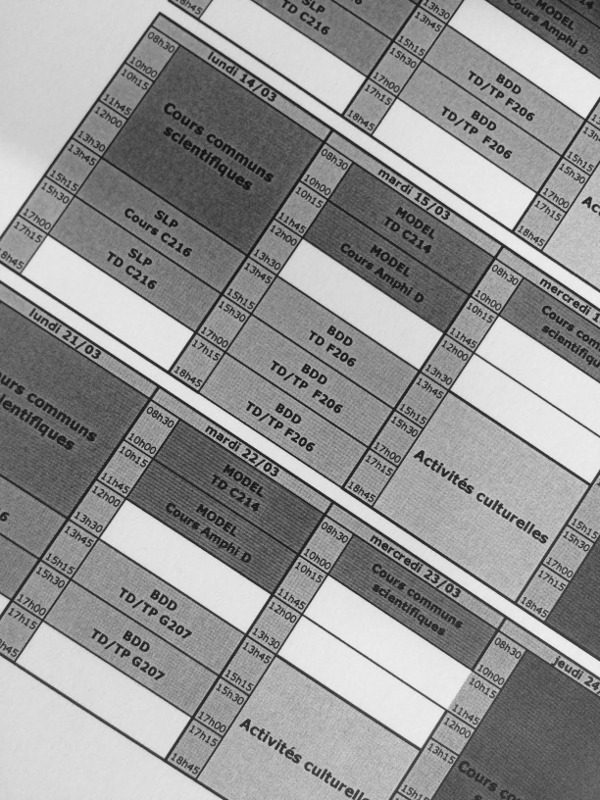
#> input picture Partiel/exo2/feuille1.png, 600 x 800 px
$ python exo2_q8.py   (Python 2 division)   (older library calls are emulated)
#> lines starting #> are read from the running program, lines starting #| are printed output that depends on the picture; after the words box and inside, x2 and y2 are one past the last pixel; in counts of white or black regions, pixels touching at a corner belong together
### common/strel.py
__author__ = 'chaussard'

import numpy as np
from operator import itemgetter
import math

#Fonction permettant de construire un element structurant
#Il faut choisir le type (disque, carre, diamant, ligne)
#Puis le parametre de taille et, dans le cas de la ligne, le parametre d'angle
#L'element structurant est donne sous forme de liste de coordonnees
def build_as_list(type, size, angle):
    if (type  == 'disque'):
        Strel = [] #Le resultat sera une liste de coordonnees
        #On parcourt tous les pixels entre -size et size pour tester si le disque passerait par le pixel : si oui, on l'allume
        for x in range(-((np.int)(size))-1,((np.int)(size))+2):
            for y in range(-((np.int)(size))-1,((np.int)(size))+2):
                if( (abs(x)-0.5)*(abs(x)-0.5) + (abs(y)-0.5)*(abs(y)-0.5) <= size*size ):
                    Strel.append((y,x))

    elif (type == 'carre'):
        #On place dans le resultat toutes les coordonnees entre -size et size inclus
        Strel = [(y,x) for x in range(-size, size+1) for y in range(-size, size+1)]

    elif (type == 'diamant'):
        #On parcourt ligne par ligne pour ajouter les segments qu'il faut
        Strel = [(i,j) for i in range(-size,size+1) for j in range(-size+abs(i), size-abs(i)+1)]


    elif (type == 'ligne'):
        Strel = []
        #Une ligne
        d=size
        a=angle

        #On place l'angle dans un intervalle entre 90 et -90
        while (a > 90):
            a = a - 180
        while (a < -90):
            a = a + 180
        #Si l'angle est superieur a 45deg, on retire 90def et on tournera le resultat obtenu...
        rot=0
        if (a>45):
            a = a-90
            rot=1
        elif (a<-45):
            a = a+90
            rot=3;
        #Conversion de l'angle en radian
        a=a*math.pi/180
        #Petite conversion pour ramener l'angle par rapport au coin inferieur gauche de l'ecran
        a=-a

        #Calcul de la taille de l'element structurant en fonction de d
        lx = int(math.ceil(d/math.sqrt(1+math.tan(a)*math.tan(a))))
        if(lx==0):
            lx = 1
        ly = int(math.ceil(d*math.tan(abs(a))/math.sqrt(1+math.tan(a)*math.tan(a))))
        if(ly==0):
            ly = 1

        #Allocation du resultat
        Strel = []

        #Algo de Bresenham
        for x in range(-lx,lx+1):
            y = math.tan(a)*x;
            Strel.append((int(round(y)), x))

        #Si nous devons tourner le resultat...
        if(rot>0):
            #La rotation s'effectue avec une transposee puis un flip horizontal
            for i in range(0, len(Strel)):
                Strel[i] = (-Strel[i][1], Strel[i][0])

    else:
        assert(False), type+" n'est pas un nom d'element structurant valide pour cette fonction."


    return Strel


#Fonction permettant de construire un element structurant
#Il faut choisir le type (disque, carre, diamant, ligne)
#Puis le parametre de taille et, dans le cas de la ligne, le parametre d'angle
#L'element structurant est donne sous forme d'une image
def build(type, size, angle=0):
	return toImage(build_as_list(type, size, angle))


#Fonction permettant de construire une image a partir d'une liste de points d'un element structurant
def toImage(Strel):
    if len(Strel) == 0:
        assert (False), "L element structurant donne en parametre est vide (trop petit)."

    #On recupere les plus grandes et petites coordonnees de l'element structurant
    max_i = max(Strel, key=itemgetter(0))[0]
    min_i = min(Strel, key=itemgetter(0))[0]
    max_j = max(Strel, key=itemgetter(1))[1]
    min_j = min(Strel, key=itemgetter(1))[1]


    #On alloue l'image de sortie
    Im = np.zeros([max_i-min_i+1, max_j-min_j+1, 1], np.uint8)

    for (i,j) in Strel:
        Im[i+abs(min_i), j+abs(min_j)] = 255

    return Im

### common/morpho.py
import cv2
import numpy

def erosion(img, el):
    return cv2.erode(img, el)

def dilatation(img, el):
    return cv2.dilate(img, el)

def gradient(img, el):
    return dilatation(img, el) - erosion(img, el)

def ouverture(img, el):
    return dilatation(erosion(img, el), el)

def fermeture(img, el):
    return erosion(dilatation(img, el), el)

def dilatation_conditionnelle(img, m, el):
    return numpy.minimum(img, dilatation(m, el))

def erosion_conditionnelle(img, m, el):
    return numpy.maximum(img, erosion(m, el))

def reconstruction_inferieure(img, m, el):
    prec = m
    actuel = dilatation_conditionnelle(img, prec, el)
    while not numpy.array_equal(prec, actuel):
        prec = actuel
        actuel = dilatation_conditionnelle(img, prec, el)
        # cv2.imshow('Iteration reconstruction inferieur', actuel)
        # cv2.waitKey(0)
    return actuel

# [9 lines left out: function reconstruction_superieure, not called in this run]

def ouverture_reconstruction(im, el_op, el_r):
    op = ouverture(im, el_op)
    # cv2.imshow('Ouverture', op)
    # cv2.waitKey(0)
    return reconstruction_inferieure(im, op, el_r)

def fermeture_reconstruction(im, el_fe, el_r):
    op = fermeture(im, el_fe)
    return reconstruction_superieure(im, op, el_r)

# [13 lines of commented-out code are left out]

# [26 lines left out: function ligne_des_eaux, not called in this run]

### common/utils.py
import cv2
import numpy as np

def seuil(img, seuil):
    img[img < seuil] = 0
    img[img >= seuil] = 255
    return img

def afficher(im, titre):
    cv2.imshow(titre, im)
    cv2.waitKey(0)


# La fonction de callback de la souris
# Le premier parametre decrit l'evenement de la souris qui a appele la fonction, les deux suivants donnent les coordonnes ou cet evenement a eu lieu, et le quatrieme decrit l'etat de la souris lors de l'evenement (bouton appuye, relache, etc...)
# Ces parametres sont toujours obligatoires pour cette fonction
# Le cinquieme parametre est personnalisable selon les cas
# Ici, c'est une liste avec en premier, l'image que l'on affiche et dont on va changer des couleurs de pixel
# Ensuite, trois valeurs pour specifier de quelle couleur on souhaite colorier les pixels
# Le dernier parametre est une liste de retour qui stockera les coordonnees des pixels cliques
# [28 lines left out: functions click_and_keep, afficher_et_cliquer_image, not called in this run]

### Partiel/exo2_q8.py
import cv2
import numpy
from common import morpho, strel, utils

def rotation(image, angle_degre):
    if(len(image.shape) == 2):
        (oldY,oldX) = image.shape #note: numpy uses (y,x) convention but most OpenCV functions use (x,y)
    else:
        (oldY,oldX, t) = image.shape #note: numpy uses (y,x) convention but most OpenCV functions use (x,y)
    M = cv2.getRotationMatrix2D(center=(oldX/2,oldY/2), angle=angle_degre, scale=1.0) #rotate about center of image.

    #include this if you want to prevent corners being cut off
    r = numpy.deg2rad(angle_degre)
    newX,newY = (abs(numpy.sin(r)*oldY) + abs(numpy.cos(r)*oldX),abs(numpy.sin(r)*oldX) + abs(numpy.cos(r)*oldY))

    #the warpAffine function call, below, basically works like this:
    # 1. apply the M transformation on each pixel of the original image
    # 2. save everything that falls within the upper-left "dsize" portion of the resulting image.

    #So I will find the translation that moves the result to the center of that region.
    (tx,ty) = ((newX-oldX)/2,(newY-oldY)/2)
    M[0,2] += tx #third column of matrix holds translation, which takes effect after rotation.
    M[1,2] += ty

    rotatedImg = cv2.warpAffine(image, M, dsize=(int(newX),int(newY)))
    return rotatedImg

def seuil_otsu(im):
    var_min = numpy.var(im)*len(im[im>=0])
    best_seuil=0

    for s in range(1, 255):
        #Groupe 1 : pixels <s
        card_G1 = len(im[im<s])
        card_G2 = len(im[im>=s])


        if(card_G1 >0 and card_G2>0):
            var_G1 = numpy.var(im[im<s])
            var_G2 = numpy.var(im[im>=s])


            var_intra = card_G1*var_G1 + card_G2*var_G2

            if(var_intra < var_min):
                var_min = var_intra
                best_seuil = s

    return best_seuil


# Image de base
img = cv2.imread('./exo2/feuille1.png', cv2.IMREAD_COLOR)
#> img is the input picture: shape (800, 600, 3); min 13, max 241, mean 147.8
cv2.imshow('img', img)

el = strel.build('disque', 4)

# image avec seulement le canal 1
img_c1 = img[:, :, 1]
cv2.imshow('img_c1', img_c1)

#On fait une fermeture pour recuperer le fond
ferm = morpho.fermeture(img_c1, el)
cv2.imshow('Fond', ferm)

#On retire le fond de l'image
img_sans_fond = ferm - img_c1
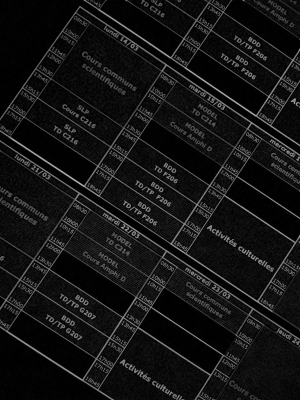
#> img_sans_fond: shape (800, 600) (shown at 1/2 size); min 0, max 195, mean 19.9
cv2.imshow('img_sans_fond', img_sans_fond)


# On cherche le seuil optimal
seuil_opti = seuil_otsu(img_sans_fond)
#> in seuil_otsu, `var_min = numpy.var(im)*len(im[im>=0])`: var_min = 465104140.8
#> the loop in seuil_otsu, `for s in range(1, 255):` made 254 passes
#> (card_G1, card_G2, var_G1, var_G2, var_intra, var_min) on passes 1 to 7: (65810, 414190, 0, 1050.3, 435042335.2, 435042335.2), (111179, 368821, 0.242, 1112.6, 410391090.8, 410391090.8), (147673, 332327, 0.653, 1166.3, 387681773.7, 387681773.7), (170345, 309655, 1.12, 1201.3, 372177844.1, 372177844.1), (186240, 293760, 1.69, 1227.2, 360822485.9, 360822485.9), (200092, 279908, 2.43, 1251.2, 350716759.6, 350716759.6), (213508, 266492, 3.42, 1275.9, 340759744.9, 340759744.9)
#> after the loop in seuil_otsu, `for s in range(1, 255):`: best_seuil = 53; var_min = 91169625.3
#> seuil_opti = 53

#On applique un seuil pour faire ressortir le texte
img_seuil = utils.seuil(img_sans_fond, seuil_opti)
#> in seuil, `img[img >= seuil] = 255`:
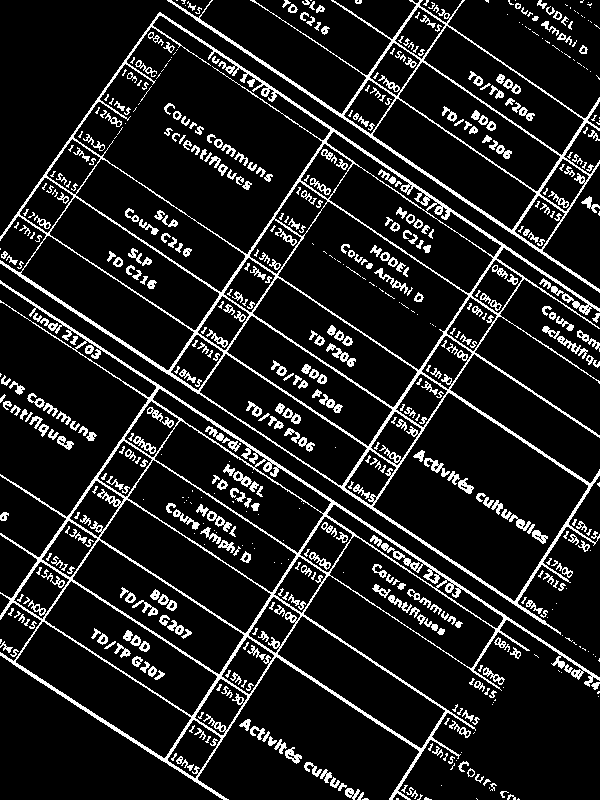
#> img: shape (800, 600); 11.9% white in thin lines or dots
cv2.imshow('img_seuil', img_seuil)

el = strel.build('ligne', 40, -90)
max = numpy.sum(morpho.ouverture(img_seuil, el))
#> max = 0
angle = -90
for a in range (-90, 90, 1):
    el = strel.build('ligne', 40, a)
    g = morpho.ouverture(img_seuil, el)
    if (numpy.sum(g) > max) :
        max = numpy.sum(g)
        angle = a
#> this loop made 180 passes
#> max on passes 54 to 57: 53805, 391425, 2702745, 4513755
#> after the loop, angle = -34; max = 4513755

print "Angle :", angle
#| Angle : -34

# lignes principales
el = strel.build('ligne', 10, angle)
ligne_princ = morpho.ouverture(img_seuil, el)
#> ligne_princ: shape (800, 600); 4.2% white in thin lines or dots
cv2.imshow('ligne_princ', ligne_princ)

# Images sans les lignes principales
img_sans_lignes_prin = img_seuil - ligne_princ
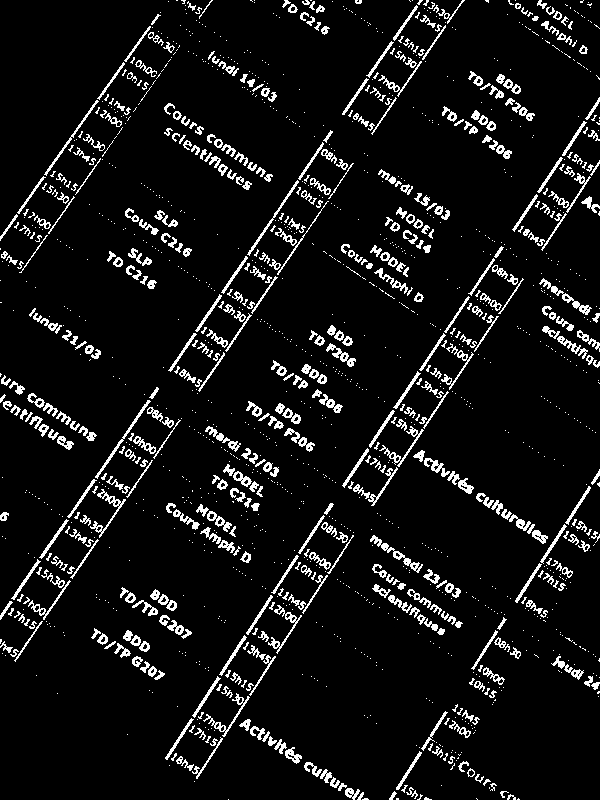
#> img_sans_lignes_prin: shape (800, 600); 7.7% white in thin lines or dots
cv2.imshow('img_sans_lignes_prin', img_sans_lignes_prin)

el = strel.build('ligne', 40, -90)
max = numpy.sum(morpho.ouverture(img_sans_lignes_prin, el))
#> max = 0
angle2 = -90
for a in range (-90, 90, 1):
    el = strel.build('ligne', 40, a)
    g = morpho.ouverture(img_sans_lignes_prin, el)
    if (numpy.sum(g) > max) :
        max = numpy.sum(g)
        angle2 = a
#> this loop made 180 passes

print "Angle2 :", angle2
#| Angle2 : 55

# lignes secondaire
el = strel.build('ligne', 10, angle2)
ligne_sec = morpho.ouverture(img_sans_lignes_prin, el)
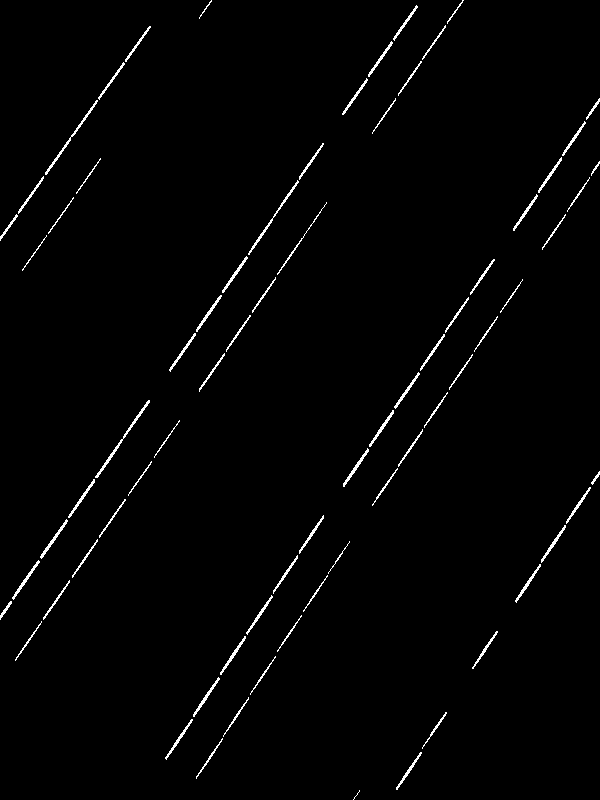
#> ligne_sec: shape (800, 600); 1.5% white in thin lines or dots
cv2.imshow('ligne_sec', ligne_sec)

# Images sans les lignes principales
img_sans_lignes = img_sans_lignes_prin - ligne_sec
#> img_sans_lignes: shape (800, 600); 6.3% white in thin lines or dots
cv2.imshow('img_sans_lignes', img_sans_lignes)


el = strel.build('diamant', 1)
el2 = strel.build('carre', 2)
ims_sans_lignes_sans_bruit = morpho.ouverture_reconstruction(img_sans_lignes,el,el2)
#> the loop in reconstruction_inferieure, `while not numpy.array_equal(prec, actuel):` made 20 passes
cv2.imshow('ims_sans_lignes_sans_bruit', ims_sans_lignes_sans_bruit)

el = strel.build('carre', 4)
img_taches = morpho.dilatation(ims_sans_lignes_sans_bruit, el)
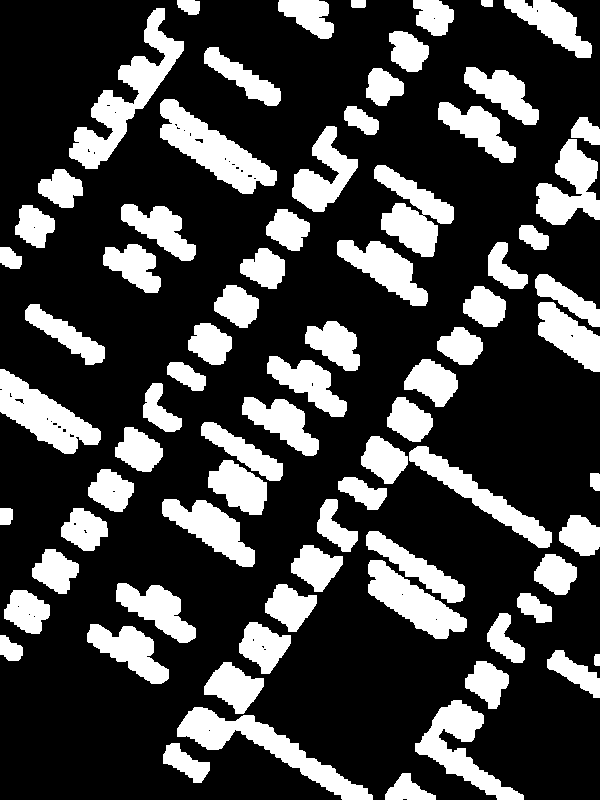
#> img_taches: shape (800, 600); 26.1% white; 77 white regions, largest, box (x1, y1, x2, y2) and area: (69, 8, 184, 169) 5137, (177, 707, 373, 800) 4552, (160, 99, 277, 194) 4460
cv2.imshow('img_taches', img_taches)

el = strel.build('carre', 1)
img_entour = morpho.gradient(img_taches, el)
#> in gradient, `return dilatation(img, el) - erosion(img, el)`:
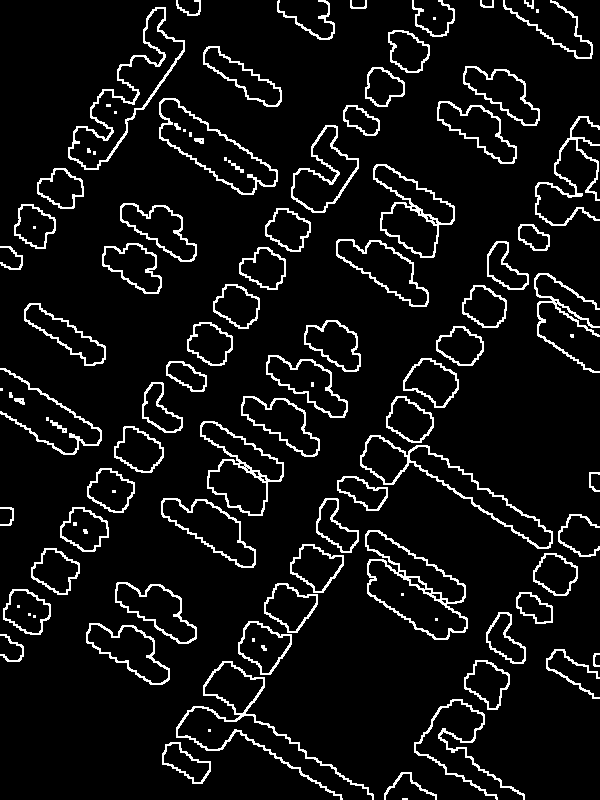
#> returned value: shape (800, 600); 7.4% white in thin lines or dots
cv2.imshow('img_entour', img_entour)

img[img_entour>0] = [0, 0, 255]
#> img: shape (800, 600, 3)
cv2.imshow('img rouge', img)

img_rot = rotation(img, -angle)
#> in rotation, `rotatedImg = cv2.warpAffine(image, M, dsize=(int(newX),int(newY)))`:
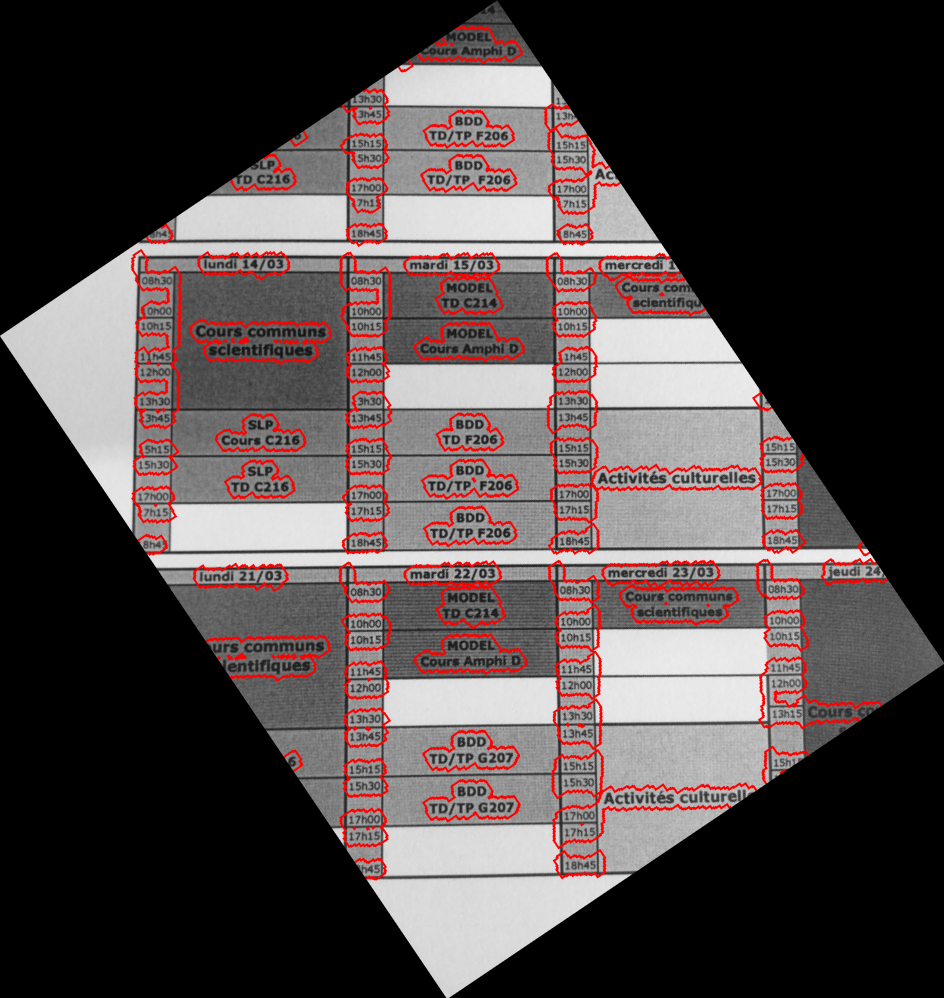
#> rotatedImg: shape (998, 944, 3); mean B, G, R 70.4, 70.4, 80
cv2.imshow('img_rot', img_rot)

cv2.waitKey(0)
